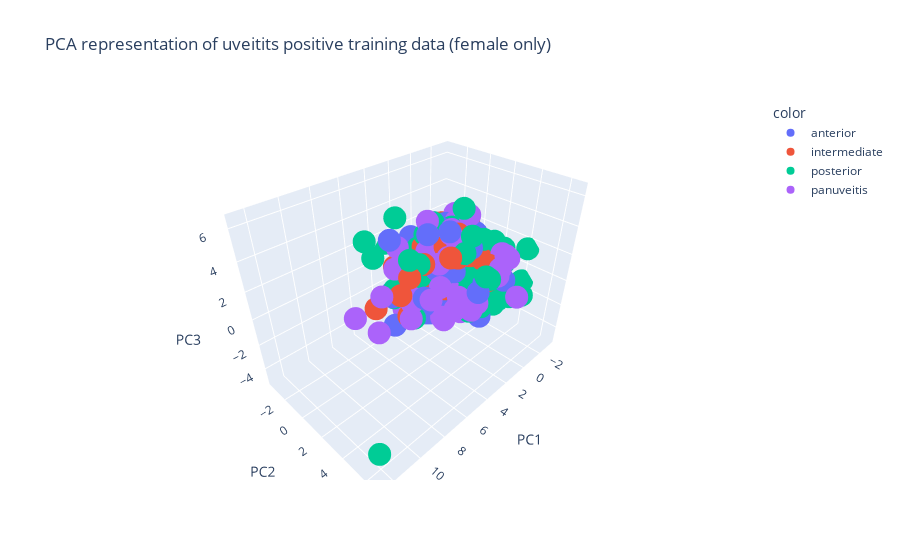

Write notebook code for a chart like this one.
### Code cell
pca = PCA(n_components=3)
pipeline = Pipeline(steps=[('prep', USE_IMPUTER),('pca',pca)])
X_pca = pipeline.fit_transform(X_train_f)

fig = px.scatter_3d(X_pca, x=0, y=1, z=2, color = y_train_f.values,
                   title="PCA representation of uveitits positive training data (female only)", labels={"0":"PC1","1":"PC2","2":"PC3"})
fig.show()
print(f'Retained Variance: {round(sum(pipeline["pca"].explained_variance_ratio_)*100,2)} %')
